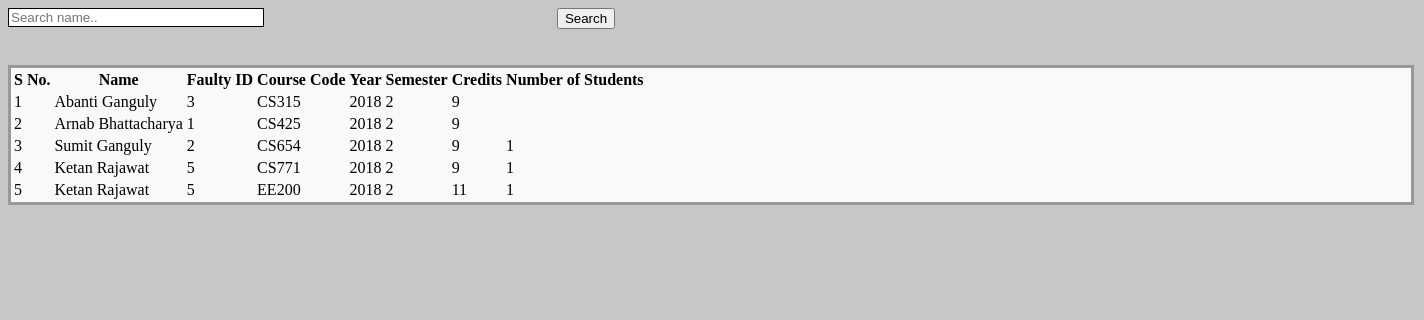
Screenshot of /Teacher_Courses.php with the database file from the repository.
### tables this page shows
CREATE TABLE `offering` (
  `course_id` varchar(6) NOT NULL,
  `year` int(4) NOT NULL,
  `semester` varchar(10) NOT NULL,
  `fac_id` varchar(10) NOT NULL,
  `modular` varchar(2) NOT NULL,
  `venue` varchar(10) NOT NULL
);

CREATE TABLE `fac_table` (
  `name` varchar(20) NOT NULL,
  `gender` varchar(2) NOT NULL,
  `dob` varchar(10) NOT NULL,
  `department` varchar(20) NOT NULL,
  `fac_id` varchar(10) NOT NULL,
  `address` varchar(100) NOT NULL,
  `campus_address` varchar(20) NOT NULL,
  `ph_no` int(10) NOT NULL,
  `designation` varchar(20) NOT NULL,
  `yr_joining` int(10) NOT NULL,
  `user_id` varchar(10) NOT NULL
);

CREATE TABLE `master_course_list` (
  `course_name` varchar(20) NOT NULL,
  `course_id` varchar(6) NOT NULL,
  `department` varchar(6) NOT NULL,
  `credits` int(2) NOT NULL,
  `modular` varchar(2) NOT NULL,
  `prereq` varchar(30) NOT NULL
);

### Teacher_Courses.php (the view, shortened to what this page needs)
<?php
    $dept = $_SESSION['department'];
?>
<!DOCTYPE html PUBLIC "-//W3C//DTD XHTML 1.0 Transitional//EN" "http://www.w3.org/TR/xhtml1/DTD/xhtml1-transitional.dtd">
<html xmlns="http://www.w3.org/1999/xhtml">
<head>
<link rel="stylesheet" type="text/css" href="css/style_view.css" />
</head>
<body>
<div class="btn_pos">
        <form method="post">
            <input type="text" name="searchtxt" class="input_box_pos form-control" placeholder="Search name.." />
            <div class="btn_pos_search">
            <input type="submit" class="btn btn-primary btn-large" name="btnsearch" value="Search"/>&nbsp;&nbsp;
            </div>
        </form>
    </div><br><br>
<div class="table_margin">
<table class="table table-bordered">
        <thead>
            <tr>
            <th style="text-align: center;">S No.</th>
 	        <th style="text-align: center;">Name</th>
            <th style="text-align: center;">Faulty ID</th>
            <th style="text-align: center;">Course Code</th>
            <th style="text-align: center;">Year</th>
            <th style="text-align: center;">Semester</th>
            <th style="text-align: center;">Credits</th>
            <th style="text-align: center;" colspan="2">Number of Students</th>
        </tr>
    <?php
	$key="";
    $sql_dummy_sel = mysqli_query($con,"SELECT * FROM management");
    $row3 = mysqli_fetch_array($sql_dummy_sel);
    $current_year = $row3['year'];
    $current_semester = $row3['semester'];
    if($key !=""){
		$sql_sel=mysqli_query($con,"SELECT * FROM offering INNER JOIN fac_table ON fac_table.fac_id = offering.fac_id AND fac_table.name like '%$key%' AND fac_table.department like '$dept' AND offering.year = '$current_year' AND offering.semester like '$current_semester'");
    }
    else
		$sql_sel=mysqli_query($con,"SELECT * FROM offering INNER JOIN fac_table ON fac_table.fac_id = offering.fac_id AND fac_table.department like '%$dept%' AND offering.year = '$current_year' AND offering.semester like '$current_semester'");
    $i=0;
    while($row=mysqli_fetch_array($sql_sel)){
    $cid = $row['course_id'];
    $credits = mysqli_query($con,"SELECT * FROM master_course_list WHERE course_id like '$cid'");
    $no_s = mysqli_query($con, "SELECT COUNT(roll_number) FROM student_reg_forms WHERE course_id LIKE '$cid' GROUP BY course_id ");
    $row2 = mysqli_fetch_array($no_s);
    $row1 = mysqli_fetch_array($credits);
    $i++;
    ?>
      <tr>
            <td><?php echo $i;?></td>
	        <td><?php echo $row['name'];?></td>
            <td><?php echo $row['fac_id'];?></td>
            <td><?php echo $row['course_id'];?></td>
            <td><?php echo $row['year'];?></td>
            <td><?php echo $row['semester'];?></td>
            <td><?php echo $row1['credits'];?></td>
            <td><?php echo $row2['COUNT(roll_number)']?></td>
        </tr>
    <?php
    }
    ?>
    </table>
</div>
</body>
</html>

### css/style_view.css (style rules this page uses)
body { background-color: #c7c7c7; }
.table_margin { background-color: #f9f9f9; }
.table_margin { width: 1400px; border: 3px solid #9d9898; }
.btn_pos { text-align: center; }
.input_box_pos { width: 250px; border: 1px solid black; float: left; }
.btn_pos { margin-right: 500px; }

### rows the page displays
offering: fac.name "Abanti Ganguly", fac.fac_id "3", course "CS315", year "2018", semester "2", course.credits "9"
offering: fac.name "Arnab Bhattacharya", fac.fac_id "1", course "CS425", year "2018", semester "2", course.credits "9"
offering: fac.name "Sumit Ganguly", fac.fac_id "2", course "CS654", year "2018", semester "2", course.credits "9", COUNT "1"
offering: fac.name "Ketan Rajawat", fac.fac_id "5", course "CS771", year "2018", semester "2", course.credits "9", COUNT "1"
offering: fac.name "Ketan Rajawat", fac.fac_id "5", course "EE200", year "2018", semester "2", course.credits "11", COUNT "1"
